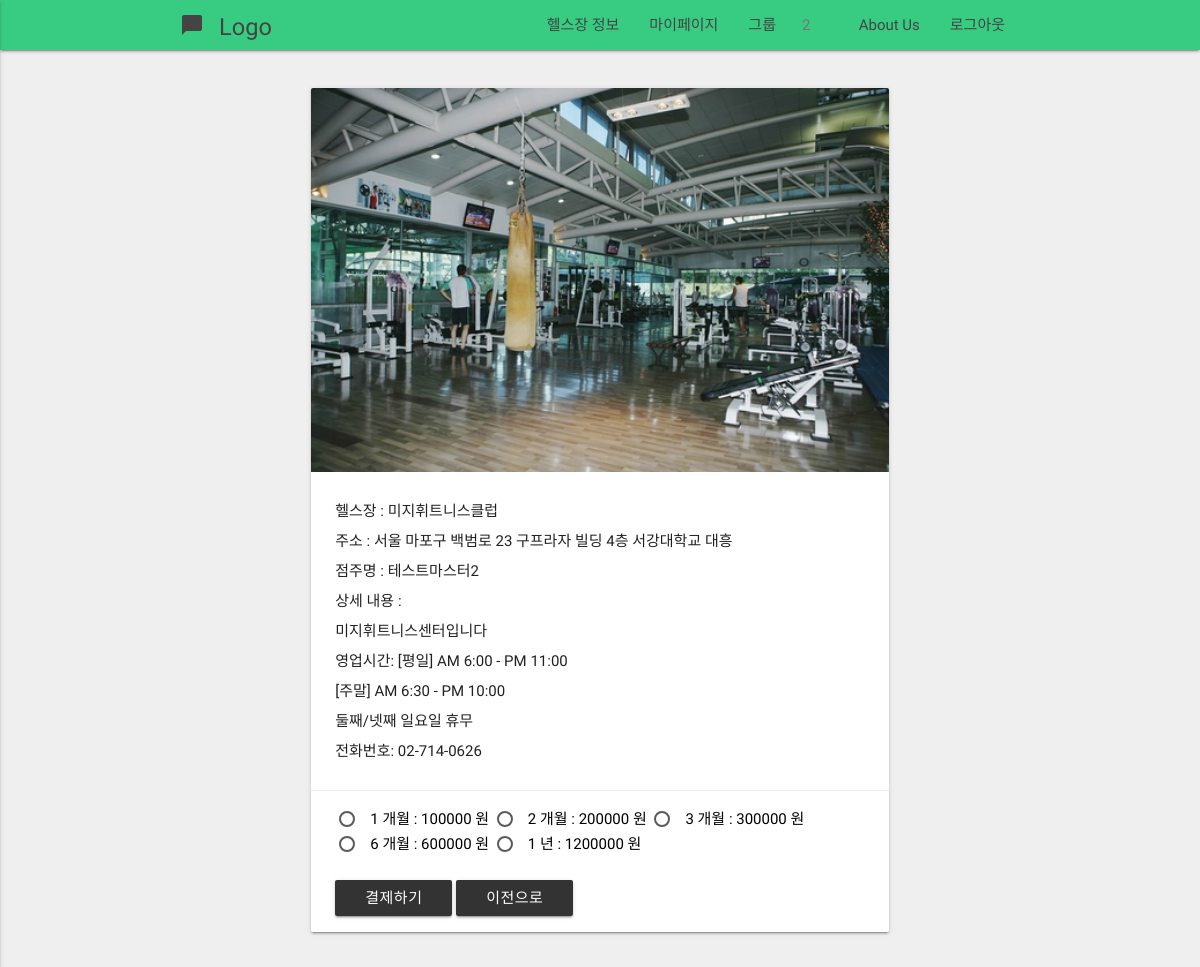
The app's page /healthclub/detail/13/ (signed in) with its own data.
### profiles/models.py (models this page shows, shortened)
class GroupInvite(models.Model):
    inviter          = models.ForeignKey(User, related_name = 'inviter')
    new_member       = models.ForeignKey(User, related_name = 'new_member')
    group            = models.ForeignKey(Group, related_name = 'group', null=True)
    confirmed        = models.BooleanField(default = False)

class Profile(models.Model):
    user             = models.OneToOneField(User) # user.profile
    email            = models.CharField(max_length = 120)
    real_name        = models.CharField(max_length = 120, null=True)
    sex              = models.CharField(max_length = 50, null=True)
    followers        = models.ManyToManyField(User, related_name='followers', blank=True)
    following        = models.ManyToManyField(User, related_name='following', blank=True)
    timestamp        = models.DateTimeField(auto_now_add=True)
    updated          = models.DateTimeField(auto_now=True)
    healthclub       = models.ForeignKey(HealthClub, null=True)
    is_health_master = models.BooleanField(default = False)
    exercised        = models.IntegerField(default = 0)
    unit_cash        = models.IntegerField(default = 0)
    cash             = models.IntegerField(default = 0)
    healthclub_price = models.IntegerField(default = 0)
    start_date       = models.DateTimeField(null=True)
    expire_date      = models.DateTimeField(null=True)

### healthclub/models.py (models this page shows, shortened)
class HealthClub(models.Model):
    name      = models.CharField(max_length = 120)
    address   = models.CharField(max_length = 200)
    master    = models.ForeignKey(User)
    photo     = models.ImageField(blank=True)
    qrcode    = models.ImageField(blank=True)
    member    = models.IntegerField(default = 0)
    price1    = models.IntegerField(default = 0, blank = True)
    price2    = models.IntegerField(default = 0, blank = True)
    price3    = models.IntegerField(default = 0, blank = True)
    price6    = models.IntegerField(default = 0, blank = True)
    price12   = models.IntegerField(default = 0, blank = True)
    detail   = models.CharField(max_length = 1000, blank = True)
    timestamp = models.DateTimeField(auto_now=True)
    updated = models.DateTimeField(auto_now_add=True)

### healthclub/views.py (the view)
# urls.py: url(r'^detail/(?P<pk>\d+)/$', HealthClubDetailView.as_view(), name='detail'),
class HealthClubDetailView(DetailView):
    model = HealthClub

### healthclub/templatetags/healthclub_detail.py (called while the page is built)
@register.filter(name='multiply')
def multiply(value, arg):
    return value*arg

### healthclub/templates/healthclub/healthclub_detail.html (shortened to what this page needs)
{% extends "base.html"  %}
{% load staticfiles %}
{% load healthclub_detail %}
{%block content%}
<div class="row" style="margin-top:30px">
  <div class="col s12 m12 l3"></div>
    <div class="col s12 m12 l6">
      <div class="card">
        <div class="card-image">
          {%if object.photo%}
          <img src="{{object.photo.url}}">
          {%else%}
          <img src="{% static 'images/default_image.jpg' %}">
          {%endif%}
            </div>
            <div class="card-content">
              <p>헬스장 : {{object.name}}</p>
              <p>주소 : {{object.address}}</p>
              <p>점주명 : {{object.master.profile.real_name}}</p>
              <p>상세 내용 : {{object.detail|linebreaks}}</p>
            </div>
            <form action="{% url 'healthclub:payment'%}" method="POST">
              <div class="card-action">
              <label for="test1">1 개월 : {{object.price1}} 원</label>
              <label for="test2">2 개월 : {{object.price2}} 원</label>
              <label for="test3">3 개월 : {{object.price3}} 원</label>
              <label for="test6">6 개월 : {{object.price6}} 원</label>
              <label for="test12">1 년 : {{object.price12}} 원</label>
              <br><br>
              <button class="btn waves-effect waves-light">결제하기</button>
            </form>
            <a href="{% url 'healthclub:list' %}"><button type = "button" class="btn waves-effect waves-light">이전으로</button></a>
        </div>
      </div>
    </div>
{%endblock content%}

### templates/base.html (shortened to what this page needs)
{% load staticfiles %}
<!DOCTYPE html>
<html lang="en">
<head>
  <link href="{% static 'css/materialize.css' %}" type="text/css" rel="stylesheet" media="screen,projection"/>
  <link href="{% static 'css/style.css' %}" type="text/css" rel="stylesheet" media="screen,projection"/>
</head>
<body>
    <nav role="navigation" style="background-color : #38cc82">
    <div class="nav-wrapper container">
      <a id="logo-container" href="/" class="brand-logo"> <small>Logo</small><i class="large material-icons">chat_bubble</i></a>
      <ul class="right hide-on-med-and-down">
        {% if request.user.is_anonymous %}
        <li><a href="/login">로그인</a></li>
        <li><a href="/register">회원 가입</a></li>
        <li><a href="/healthclub/list">헬스장 정보</a></li>
        <li><a href="/aboutus/">About Us</a></li>
        {% elif request.user.profile.is_health_master %}
        <li><a href="/healthclub/mypage">지점 현황</a></li>
        <li><a href="/healthclub/create">지점 정보 설정</a></li>
        <li><a href="/healthclub/list">헬스장 정보</a></li>
        <li><a href="/logout">로그아웃</a></li>
        {% else %}
        <li><a href="/healthclub/list">헬스장 정보</a></li>
        <li><a href="/profiles/mypage">마이페이지</a></li>
        <li>
          <a href="/profiles/group">그룹
            {% if request.user.new_member.all  %}
            <span class="badge">{{request.user.new_member.all|length}}</span>
            {% endif  %}
          </a>
        </li>
        <li><a href="/aboutus/">About Us</a></li>
        <li><a href="/logout">로그아웃</a></li>
        {% endif %}
      </ul>
    </div>
  </nav>
    {% block content %}{% endblock %}
</body>
</html>

### static/css/style.css (style rules this page uses)
nav ul a, nav .brand-logo { color: #444; }
p { line-height: 2rem; }

### templates/base.html (style rules this page uses)
body { background-color : #efefef; }
label { color: black; }

### records on screen
HealthClub: photo (picture), name "미지휘트니스클럽", address "서울 마포구 백범로 23 구프라자 빌딩 4층 서강대학교 대흥", master.profile.real_name "테스트마스터2", detail "미지휘트니스센터입니다 영업시간: [평일] AM 6:00 - PM 11:00 [주말] AM 6:30 - PM 10:00 둘째/넷째 일요일 휴무 전화번호: 02-714-0626", price1 "100000", price2 "200000", price3 "300000", price6 "600000", price12 "1200000"

### other values on screen
{{ request.user.new_member.all|length }} "2"
